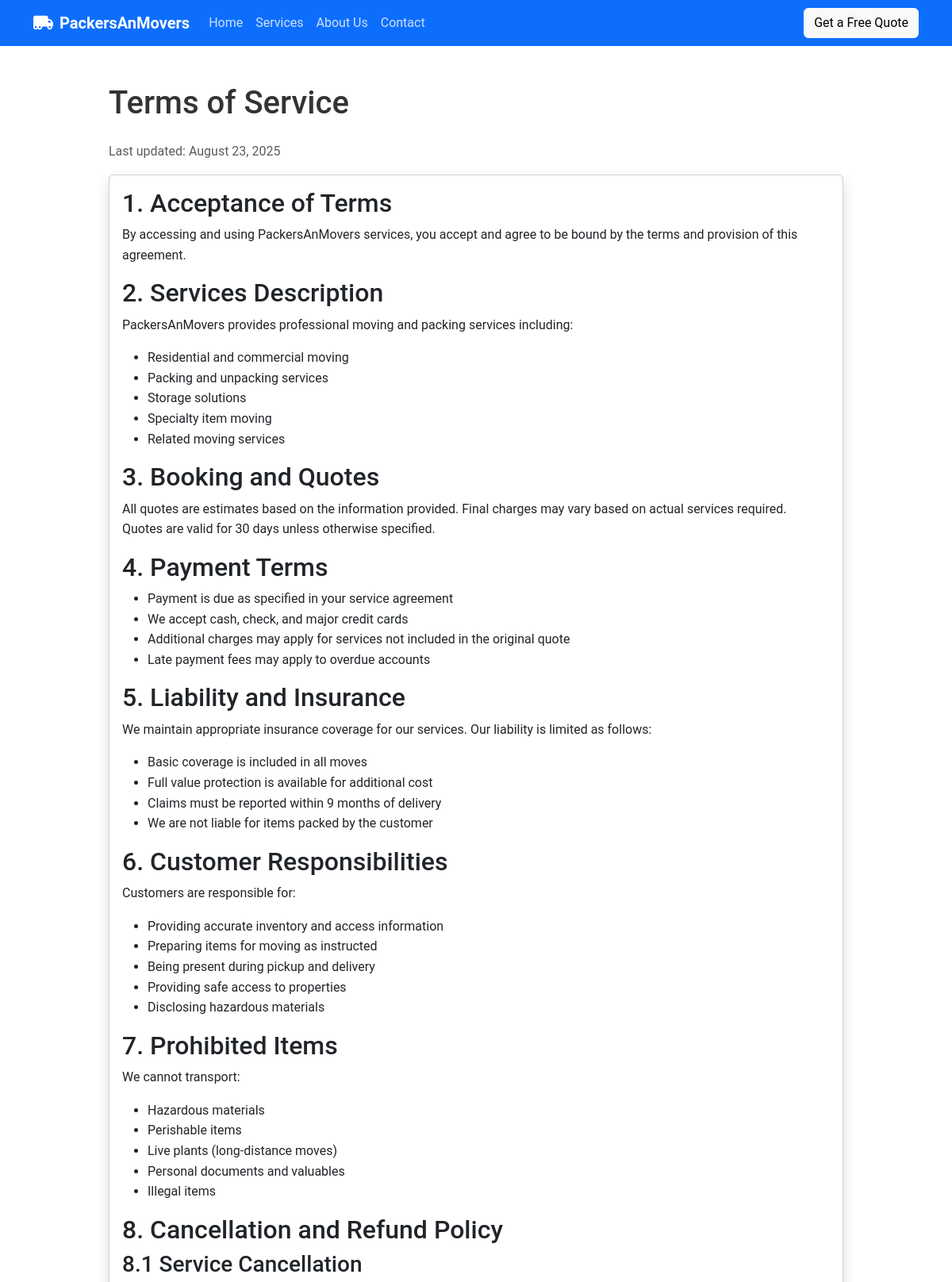
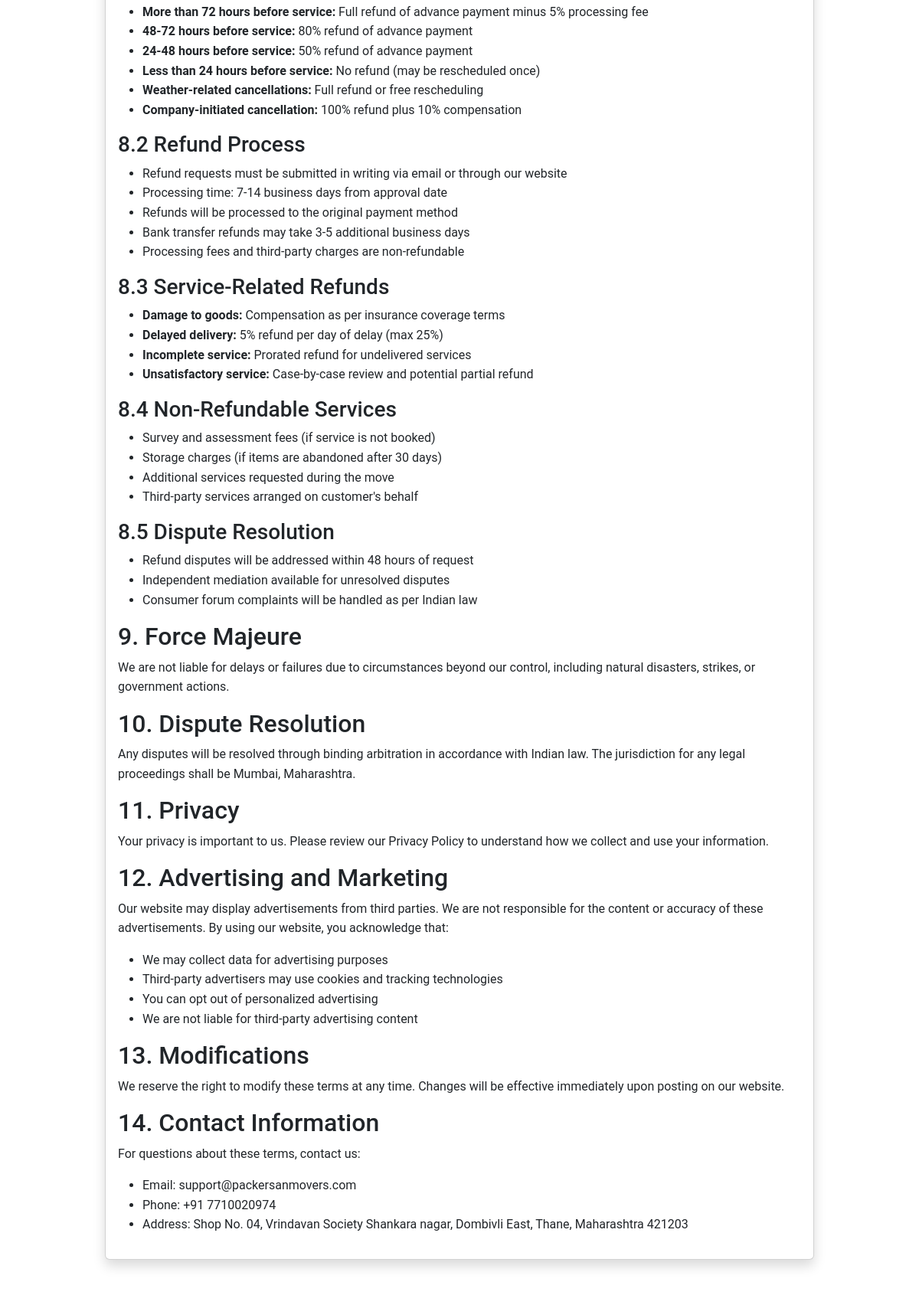
The app's page /terms-of-service (upper part) with its own data (2 pictures, top to bottom).
### tables this page shows
CREATE TABLE settings (
    id INT AUTO_INCREMENT PRIMARY KEY,
    setting_key VARCHAR(100) UNIQUE NOT NULL,
    setting_value TEXT NOT NULL,
    updated_at TIMESTAMP DEFAULT CURRENT_TIMESTAMP ON UPDATE CURRENT_TIMESTAMP
);

### config.php (called while the page is built, shortened)
<?php
try {
    $dsn = "mysql:host=" . DB_HOST . ";dbname=" . DB_NAME;
    $pdo = new PDO($dsn, DB_USER, DB_PASS);
    $pdo->setAttribute(PDO::ATTR_ERRMODE, PDO::ERRMODE_EXCEPTION);
    $pdo->query("SELECT 1");
} catch(PDOException $e) {
    error_log("MySQL Connection Failed: " . $e->getMessage());
    error_log("DSN: mysql:host=" . DB_HOST . ";dbname=" . DB_NAME);
    error_log("User: " . DB_USER);
    die("Database connection failed. Please check your .env configuration.<br>" .
        "Error: " . $e->getMessage() . "<br>" .
        "Visit /debug-db to troubleshoot.");
}
function get_setting($key, $default = '') {
    global $pdo;
    try {
        $stmt = $pdo->prepare("SELECT setting_value FROM settings WHERE setting_key = ?");
        $stmt->execute([$key]);
        $result = $stmt->fetchColumn();
        return $result !== false ? $result : $default;
    } catch(Exception $e) {
        return $default;
    }
}
?>

### terms-of-service.php (the view, shortened to what this page needs)
<?php
require_once 'config.php';
include 'includes/header.php';
?>
<div class="container my-5">
    <div class="row">
        <div class="col-lg-10 mx-auto">
            <h1 class="mb-4">Terms of Service</h1>
            <p class="text-muted">Last updated: <?php echo date('F d, Y'); ?></p>
            <div class="card shadow">
                <div class="card-body">
                    <h2>1. Acceptance of Terms</h2>
                    <p>By accessing and using PackersAnMovers services, you accept and agree to be bound by the terms and provision of this agreement.</p>
                    <h2>2. Services Description</h2>
                    <p>PackersAnMovers provides professional moving and packing services including:</p>
                    <ul>
                        <li>Residential and commercial moving</li>
                        <li>Packing and unpacking services</li>
                        <li>Storage solutions</li>
                        <li>Specialty item moving</li>
                        <li>Related moving services</li>
                    </ul>
                    <h2>3. Booking and Quotes</h2>
                    <p>All quotes are estimates based on the information provided. Final charges may vary based on actual services required. Quotes are valid for 30 days unless otherwise specified.</p>
                    <h2>4. Payment Terms</h2>
                    <ul>
                        <li>Payment is due as specified in your service agreement</li>
                        <li>We accept cash, check, and major credit cards</li>
                        <li>Additional charges may apply for services not included in the original quote</li>
                        <li>Late payment fees may apply to overdue accounts</li>
                    </ul>
                    <h2>5. Liability and Insurance</h2>
                    <p>We maintain appropriate insurance coverage for our services. Our liability is limited as follows:</p>
                    <ul>
                        <li>Basic coverage is included in all moves</li>
                        <li>Full value protection is available for additional cost</li>
                        <li>Claims must be reported within 9 months of delivery</li>
                        <li>We are not liable for items packed by the customer</li>
                    </ul>
                    <h2>6. Customer Responsibilities</h2>
                    <p>Customers are responsible for:</p>
                    <ul>
                        <li>Providing accurate inventory and access information</li>
                        <li>Preparing items for moving as instructed</li>
                        <li>Being present during pickup and delivery</li>
                        <li>Providing safe access to properties</li>
                        <li>Disclosing hazardous materials</li>
                    </ul>
                    <h2>7. Prohibited Items</h2>
                    <p>We cannot transport:</p>
                    <ul>
                        <li>Hazardous materials</li>
                        <li>Perishable items</li>
                        <li>Live plants (long-distance moves)</li>
                        <li>Personal documents and valuables</li>
                        <li>Illegal items</li>
                    </ul>
                    <h2 id="refund-policy">8. Cancellation and Refund Policy</h2>
                    <h3>8.1 Service Cancellation</h3>
                    <ul>
                        <li><strong>More than 72 hours before service:</strong> Full refund of advance payment minus 5% processing fee</li>
                        <li><strong>48-72 hours before service:</strong> 80% refund of advance payment</li>
                        <li><strong>24-48 hours before service:</strong> 50% refund of advance payment</li>
                        <li><strong>Less than 24 hours before service:</strong> No refund (may be rescheduled once)</li>
                        <li><strong>Weather-related cancellations:</strong> Full refund or free rescheduling</li>
                        <li><strong>Company-initiated cancellation:</strong> 100% refund plus 10% compensation</li>
                    </ul>
                    <h3>8.2 Refund Process</h3>
                    <ul>
                        <li>Refund requests must be submitted in writing via email or through our website</li>
                        <li>Processing time: 7-14 business days from approval date</li>
                        <li>Refunds will be processed to the original payment method</li>
                        <li>Bank transfer refunds may take 3-5 additional business days</li>
                        <li>Processing fees and third-party charges are non-refundable</li>
                    </ul>
                    <h3>8.3 Service-Related Refunds</h3>
                    <ul>
                        <li><strong>Damage to goods:</strong> Compensation as per insurance coverage terms</li>
                        <li><strong>Delayed delivery:</strong> 5% refund per day of delay (max 25%)</li>
                        <li><strong>Incomplete service:</strong> Prorated refund for undelivered services</li>
                        <li><strong>Unsatisfactory service:</strong> Case-by-case review and potential partial refund</li>
                    </ul>
                    <h3>8.4 Non-Refundable Services</h3>
                    <ul>
                        <li>Survey and assessment fees (if service is not booked)</li>
                        <li>Storage charges (if items are abandoned after 30 days)</li>
                        <li>Additional services requested during the move</li>
                        <li>Third-party services arranged on customer's behalf</li>
                    </ul>
                    <h3>8.5 Dispute Resolution</h3>
                    <ul>
                        <li>Refund disputes will be addressed within 48 hours of request</li>
                        <li>Independent mediation available for unresolved disputes</li>
                        <li>Consumer forum complaints will be handled as per Indian law</li>
                    </ul>
                    <h2>9. Force Majeure</h2>
                    <p>We are not liable for delays or failures due to circumstances beyond our control, including natural disasters, strikes, or government actions.</p>
                    <h2>10. Dispute Resolution</h2>
                    <p>Any disputes will be resolved through binding arbitration in accordance with Indian law. The jurisdiction for any legal proceedings shall be Mumbai, Maharashtra.</p>
                    <h2>11. Privacy</h2>
                    <p>Your privacy is important to us. Please review our Privacy Policy to understand how we collect and use your information.</p>
                    <h2>12. Advertising and Marketing</h2>
                    <p>Our website may display advertisements from third parties. We are not responsible for the content or accuracy of these advertisements. By using our website, you acknowledge that:</p>
                    <ul>
                        <li>We may collect data for advertising purposes</li>
                        <li>Third-party advertisers may use cookies and tracking technologies</li>
                        <li>You can opt out of personalized advertising</li>
                        <li>We are not liable for third-party advertising content</li>
                    </ul>
                    <h2>13. Modifications</h2>
                    <p>We reserve the right to modify these terms at any time. Changes will be effective immediately upon posting on our website.</p>
                    <h2>14. Contact Information</h2>
                    <p>For questions about these terms, contact us:</p>
                    <ul>
                        <li>Email: <?php echo get_setting('company_email', 'Email not configured'); ?></li>
                        <li>Phone: <?php echo get_setting('company_phone1', 'Phone not configured'); ?></li>
                        <li>Address: <?php echo get_setting('company_address', 'Address not configured'); ?></li>
                    </ul>
                </div>
            </div>
        </div>
    </div>
</div>
<?php include 'includes/footer.php'; ?>

### includes/header.php (shortened to what this page needs)
<!DOCTYPE html>
<html lang="en">
<head>
    <link href="https://cdn.jsdelivr.net/npm/bootstrap@5.3.0-alpha1/dist/css/bootstrap.min.css" rel="stylesheet">
    <link rel="stylesheet" href="https://cdnjs.cloudflare.com/ajax/libs/font-awesome/6.0.0/css/all.min.css">
    <link rel="stylesheet" href="/assets/css/style.css">
</head>
<body>
    <nav class="navbar navbar-expand-lg navbar-dark bg-primary">
        <div class="container">
            <a class="navbar-brand" href="/">
                <i class="fas fa-truck-moving me-2"></i><?php echo get_setting('company_name', 'PackersAnMovers'); ?>
            </a>
            <div class="collapse navbar-collapse" id="navbarNav">
                <ul class="navbar-nav me-auto">
                    <li class="nav-item">
                        <a class="nav-link" href="/">Home</a>
                    </li>
                    <li class="nav-item">
                        <a class="nav-link" href="/services">Services</a>
                    </li>
                    <li class="nav-item">
                        <a class="nav-link" href="/about">About Us</a>
                    </li>
                    <li class="nav-item">
                        <a class="nav-link" href="/contact">Contact</a>
                    </li>
                </ul>
            </div>
            <div class="d-flex align-items-center">
                <a href="/quote" class="btn btn-light">Get a Free Quote</a>
            </div>
        </div>
    </nav>
    <main>

### assets/css/style.css (style rules this page uses)
:root { --primary-color: #2c3e50; --secondary-color: #3498db; --accent-color: #e74c3c; --light-color: #f8f9fa; --dark-color: #343a40; }
body { font-family: 'Roboto', sans-serif; color: #333; line-height: 1.6; }
.card { transition: transform 0.3s ease, box-shadow 0.3s ease; }
.navbar-brand { font-weight: 700; }
.navbar-dark .navbar-nav .nav-link { color: rgba(255, 255, 255, 0.8); }

### records on screen
settings: setting_value "PackersAnMovers"
settings: setting_value "support@packersanmovers.com"
settings: setting_value "+91 7710020974"
settings: setting_value "Shop No. 04, Vrindavan Society Shankara nagar, Dombivli East, Thane, Maharashtra 421203"
